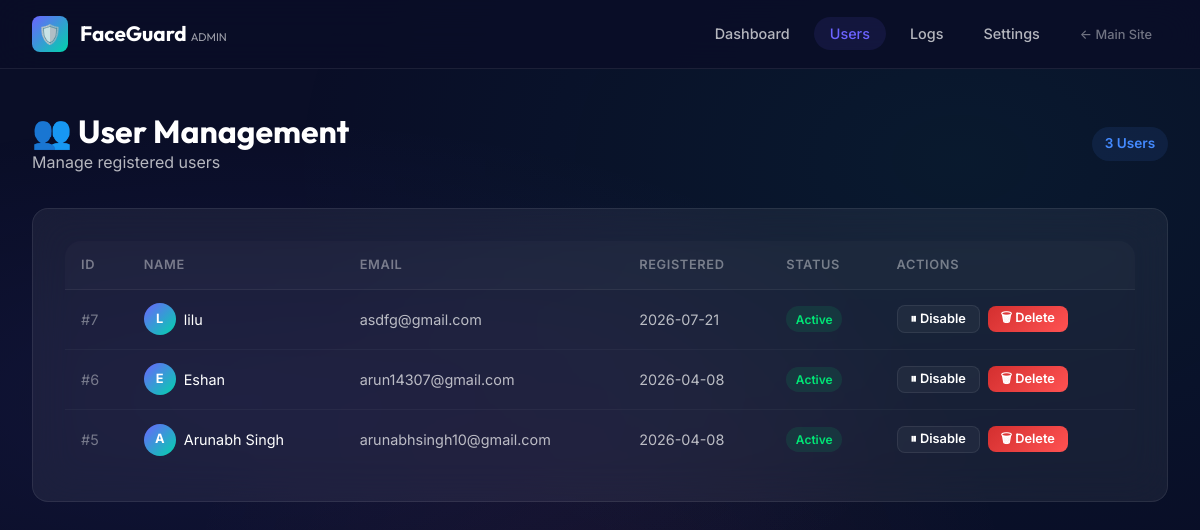
Screenshot of /admin/users (signed in) with the database file from the repository.
### tables this page shows
CREATE TABLE users (
                user_id INTEGER PRIMARY KEY AUTOINCREMENT,
                name VARCHAR(100) NOT NULL,
                email VARCHAR(100) UNIQUE NOT NULL,
                face_encoding BLOB NOT NULL,
                face_image_path VARCHAR(255),
                created_at DATETIME DEFAULT CURRENT_TIMESTAMP,
                is_active BOOLEAN DEFAULT 1
            );

### admin/routes.py (the view)
@admin_bp.route('/users')
@admin_required
def admin_users():
    db = get_db()
    users = db.get_all_users()
    return render_template('admin/users.html', users=users)

### admin/routes.py (called while the page is built)
def get_db():
    return current_app.config['DB_INSTANCE']

def admin_required(f):
    from functools import wraps
    @wraps(f)
    def decorated(*args, **kwargs):
        if not session.get('admin_logged_in'):
            flash('Admin login required.', 'warning')
            return redirect(url_for('admin.admin_login'))
        return f(*args, **kwargs)
    return decorated

### backend/models/database.py (called while the page is built)
    def get_connection(self):
        conn = sqlite3.connect(self.db_path)
        conn.row_factory = sqlite3.Row
        conn.execute("PRAGMA foreign_keys = ON")
        return conn

    def get_all_users(self):
        conn = self.get_connection()
        users = conn.execute(
            'SELECT user_id, name, email, face_image_path, created_at, is_active FROM users ORDER BY created_at DESC'
        ).fetchall()
        conn.close()
        return [dict(u) for u in users]

### admin/templates/admin/users.html (shortened to what this page needs)
{% extends "admin/base.html" %}
{% block content %}
<div class="container" style="padding-top: 2rem;">
    <div class="dashboard-header">
        <div>
            <h2>👥 User Management</h2>
            <p style="color: var(--text-secondary);">Manage registered users</p>
        </div>
        <div class="d-flex gap-2">
            <span class="badge badge-info" style="font-size: 0.85rem; padding: 0.4rem 0.8rem;">
                {{ users | length }} Users
            </span>
        </div>
    </div>
    <div class="glass-card">
        {% if users %}
        <div class="table-container">
            <table>
                <thead>
                    <tr>
                        <th>ID</th>
                        <th>Name</th>
                        <th>Email</th>
                        <th>Registered</th>
                        <th>Status</th>
                        <th>Actions</th>
                    </tr>
                </thead>
                <tbody>
                    {% for user in users %}
                    <tr>
                        <td>
                            <span style="color: var(--text-muted);">#{{ user.user_id }}</span>
                        </td>
                        <td>
                            <div class="d-flex align-center gap-1">
                                <div class="user-avatar" style="width: 32px; height: 32px; font-size: 0.8rem;">
                                    {{ user.name[0] | upper }}
                                </div>
                                <span style="color: var(--text-primary);">{{ user.name }}</span>
                            </div>
                        </td>
                        <td>{{ user.email }}</td>
                        <td>{{ user.created_at[:10] if user.created_at else 'N/A' }}</td>
                        <td>
                            {% if user.is_active %}
                            <span class="badge badge-success">Active</span>
                            {% else %}
                            <span class="badge badge-error">Inactive</span>
                            {% endif %}
                        </td>
                        <td>
                            <div class="d-flex gap-1">
                                <form method="POST" action="{{ url_for('admin.toggle_user', user_id=user.user_id) }}" style="display: inline;">
                                    <button type="submit" class="btn btn-secondary btn-sm toggle-user-btn"
                                            data-user-name="{{ user.name }}" data-status="{{ user.is_active }}">
                                        {% if user.is_active %}⏸ Disable{% else %}▶ Enable{% endif %}
                                    </button>
                                </form>
                                <form method="POST" action="{{ url_for('admin.delete_user', user_id=user.user_id) }}" style="display: inline;">
                                    <button type="submit" class="btn btn-danger btn-sm delete-user-btn"
                                            data-user-name="{{ user.name }}">
                                        🗑 Delete
                                    </button>
                                </form>
                            </div>
                        </td>
                    </tr>
                    {% endfor %}
                </tbody>
            </table>
        </div>
        {% else %}
        <div class="empty-state">
            <div class="empty-icon">👥</div>
            <p>No registered users yet.</p>
            <a href="{{ url_for('auth.register') }}" class="btn btn-primary mt-2">Register First User</a>
        </div>
        {% endif %}
    </div>
</div>
{% endblock %}

### static/css/style.css (style rules this page uses)
:root { --primary: #6C63FF; --primary-light: #8B83FF; --primary-dark: #5A52E0; --secondary: #00D4AA; --secondary-light: #00FFD0; --accent: #FF6B9D; --bg-dark: #0A0E27; --bg-main: #0F1333; --bg-card: rgba(255, 255, 255, 0.04); --bg-card-hover: rgba(255, 255, 255, 0.08); --bg-glass: rgba(255, 255, 255, 0.06); --bg-input: rgba(255, 255, 255, 0.08); --text-primary: #FFFFFF; --text-secondary: rgba(255, 255, 255, 0.7); --text-muted: rgba(255, 255, 255, 0.4); --success: #00E676; --success-bg: rgba(0, 230, 118, 0.1); --error: #FF5252; --error-bg: rgba(255, 82, 82, 0.1); --warning: #FFD740; --warning-bg: rgba(255, 215, 64, 0.1); --info: #448AFF; --info-bg: rgba(68, 138, 255, 0.1); --border: rgba(255, 255, 255, 0.08); --border-focus: rgba(108, 99, 255, 0.5); --shadow-sm: 0 2px 8px rgba(0, 0, 0, 0.2); --shadow-md: 0 4px 24px rgba(0, 0, 0, 0.3); --shadow-lg: 0 8px 48px rgba(0, 0, 0, 0.4); --shadow-glow: 0 0 30px rgba(108, 99, 255, 0.3); --radius-sm: 8px; --radius-md: 12px; --radius-lg: 16px; --radius-xl: 24px; --radius-full: 9999px; --transition-fast: 0.15s ease; --transition-normal: 0.3s ease; --transition-slow: 0.5s ease; }
*, *::before, *::after { margin: 0; padding: 0; box-sizing: border-box; }
html { scroll-behavior: smooth; }
body { font-family: 'Inter', -apple-system, BlinkMacSystemFont, sans-serif; background: var(--bg-dark); color: var(--text-primary); line-height: 1.6; min-height: 100vh; overflow-x: hidden; }
body::before { content: ''; position: fixed; top: 0; left: 0; right: 0; bottom: 0; background: radial-gradient(ellipse at 20% 50%, rgba(108, 99, 255, 0.08) 0%, transparent 50%), radial-gradient(ellipse at 80% 20%, rgba(0, 212, 170, 0.06) 0%, transparent 50%), radial-gradient(ellipse at 50% 80%, rgba(255, 107, 157, 0.05) 0%, transparent 50%); z-index: -1; animation: bgShift 15s ease-in-out infinite alternate; }
h1, h2, h3, h4, h5, h6 { font-family: 'Outfit', sans-serif; font-weight: 700; line-height: 1.2; }
h2 { font-size: 2rem; }
.container { max-width: 1200px; margin: 0 auto; padding: 0 2rem; }
.glass-card { background: var(--bg-glass); backdrop-filter: blur(20px); -webkit-backdrop-filter: blur(20px); border: 1px solid var(--border); border-radius: var(--radius-lg); padding: 2rem; transition: all var(--transition-normal); }
.btn { display: inline-flex; align-items: center; justify-content: center; gap: 0.5rem; padding: 0.75rem 1.5rem; border: none; border-radius: var(--radius-md); font-family: 'Inter', sans-serif; font-size: 0.95rem; font-weight: 600; cursor: pointer; transition: all var(--transition-normal); text-decoration: none; line-height: 1; }
.btn-secondary { background: var(--bg-card); color: var(--text-primary); border: 1px solid var(--border); }
.btn-danger { background: linear-gradient(135deg, #D32F2F, #FF5252); color: white; }
.btn-sm { padding: 0.4rem 0.8rem; font-size: 0.8rem; border-radius: var(--radius-sm); }
.dashboard-header { display: flex; align-items: center; justify-content: space-between; margin-bottom: 2rem; flex-wrap: wrap; gap: 1rem; }
.user-avatar { width: 56px; height: 56px; border-radius: 50%; background: linear-gradient(135deg, var(--primary), var(--secondary)); display: flex; align-items: center; justify-content: center; font-size: 1.5rem; font-weight: 700; color: white; }
.table-container { overflow-x: auto; border-radius: var(--radius-lg); }
table { width: 100%; border-collapse: collapse; }
thead th { padding: 0.85rem 1rem; text-align: left; font-size: 0.8rem; font-weight: 600; color: var(--text-muted); text-transform: uppercase; letter-spacing: 0.05em; border-bottom: 1px solid var(--border); background: rgba(255, 255, 255, 0.02); }
tbody td { padding: 0.85rem 1rem; font-size: 0.9rem; border-bottom: 1px solid rgba(255, 255, 255, 0.04); color: var(--text-secondary); }
tbody tr:last-child td { border-bottom: none; }
.badge { display: inline-flex; align-items: center; padding: 0.2rem 0.6rem; border-radius: var(--radius-full); font-size: 0.75rem; font-weight: 600; }
.badge-success { background: var(--success-bg); color: var(--success); }
.badge-info { background: var(--info-bg); color: var(--info); }
.gap-1 { gap: 0.5rem; }
.gap-2 { gap: 1rem; }
.d-flex { display: flex; }
.align-center { align-items: center; }

### rows the page displays
users: user_id "7", name "L", name "lilu", email "asdfg@gmail.com", created_at "2026-07-21", is_active "Active"
users: user_id "6", name "E", name "Eshan", email "arun14307@gmail.com", created_at "2026-04-08", is_active "Active"
users: user_id "5", name "A", name "Arunabh Singh", email "arunabhsingh10@gmail.com", created_at "2026-04-08", is_active "Active"

### other values shown
{{ users | length }} "3"
